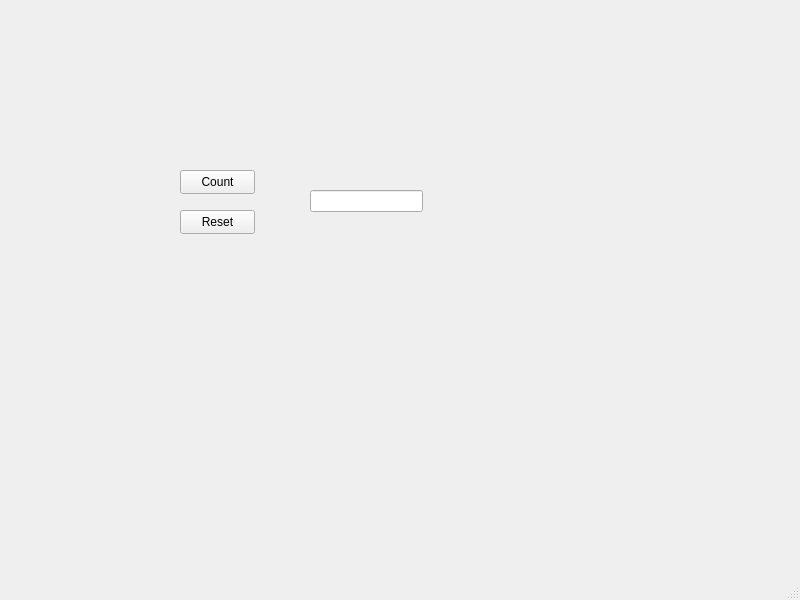
<?xml version="1.0" encoding="UTF-8"?>
<ui version="4.0">
 <class>MainWindow</class>
 <widget class="QMainWindow" name="MainWindow">
  <property name="geometry">
   <rect>
    <x>0</x>
    <y>0</y>
    <width>800</width>
    <height>600</height>
   </rect>
  </property>
  <property name="windowTitle">
   <string>MainWindow</string>
  </property>
  <widget class="QWidget" name="centralwidget">
   <widget class="QPushButton" name="count">
    <property name="geometry">
     <rect>
      <x>180</x>
      <y>170</y>
      <width>75</width>
      <height>24</height>
     </rect>
    </property>
    <property name="text">
     <string>Count</string>
    </property>
   </widget>
   <widget class="QPushButton" name="reset">
    <property name="geometry">
     <rect>
      <x>180</x>
      <y>210</y>
      <width>75</width>
      <height>24</height>
     </rect>
    </property>
    <property name="text">
     <string>Reset</string>
    </property>
   </widget>
   <widget class="QLineEdit" name="lineEdit">
    <property name="geometry">
     <rect>
      <x>310</x>
      <y>190</y>
      <width>113</width>
      <height>22</height>
     </rect>
    </property>
   </widget>
  </widget>
  <widget class="QMenuBar" name="menubar">
   <property name="geometry">
    <rect>
     <x>0</x>
     <y>0</y>
     <width>800</width>
     <height>22</height>
    </rect>
   </property>
  </widget>
  <widget class="QStatusBar" name="statusbar"/>
 </widget>
 <resources/>
 <connections/>
</ui>
